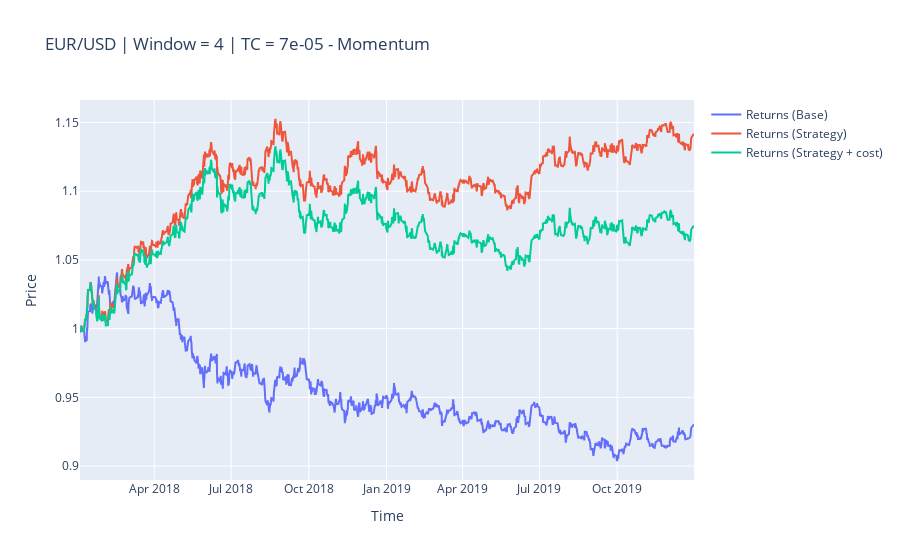

The notebook cell this image was saved under:
### Markdown cell above
Set of parameters which give maximum returns and a plot of returns for the same

### Code cell
testMCB.plot_results()

### Figure 1 — Plotly figure (JSON) as saved in the notebook; plotly's stock layout.template omitted (floating-point values rounded to 4 significant figures; data arrays with more than 128 entries replaced by an {"elided": "..."} marker saying what was removed)
{"data": [{"name": "Returns (Base)", "type": "scatter", "x": {"elided": "2065 str values"}, "y": {"elided": "2065 float values"}}, {"name": "Returns (Strategy)", "type": "scatter", "x": {"elided": "2065 str values"}, "y": {"elided": "2065 float values"}}, {"name": "Returns (Strategy + cost)", "type": "scatter", "x": {"elided": "2065 str values"}, "y": {"elided": "2065 float values"}}], "layout": {"title": {"text": "EUR/USD | Window = 4 | TC = 7e-05 - Momentum"}, "xaxis": {"title": {"text": "Time"}}, "yaxis": {"title": {"text": "Price"}}}}
